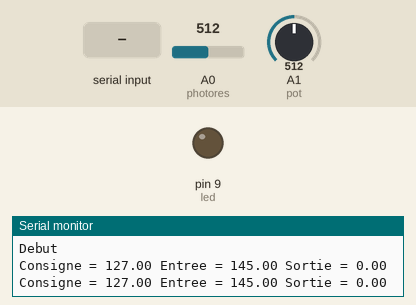
The sketch below on a simulated Arduino Uno, built with avr-gcc and run on an emulated ATmega328P. Shown: output pins drawn as LEDs (lit = HIGH), the last lines printed to the serial monitor. Inputs (shaded band) come from the test bench; at power-on: A1 (pot) = 512, A0 (photores) = 512.

Above: at 1.2 s.
1.3 s: A1 (pot) set to 571
2.8 s: A1 (pot) set to 594
At 5.27 s:
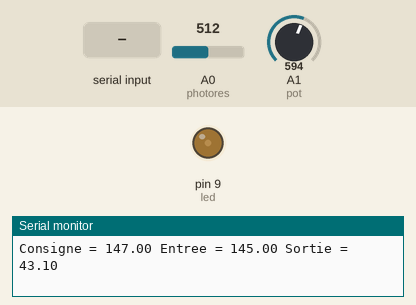
5.8 s: "90,45,200\n" received over Serial
8.8 s: "30,150,10\n" received over Serial
At 11.1 s:
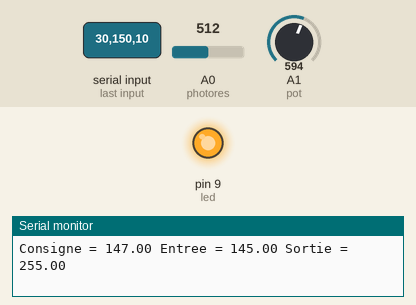
11.5 s: "0\n" received over Serial
At 14.3 s:
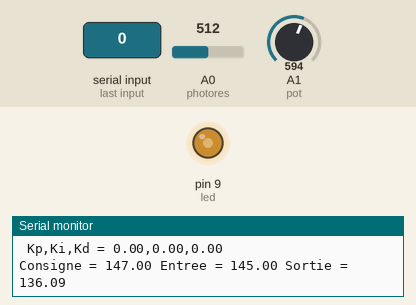
14.5 s: "90,45\n" received over Serial
At 17.0 s:
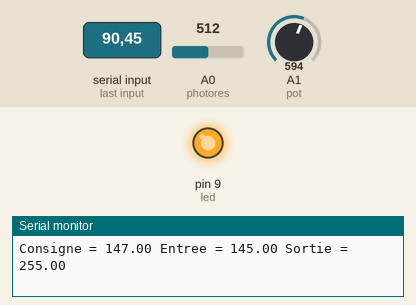
Timing chart, 0 to 18.2 s (numbered marks = the images above; inputs shaded):
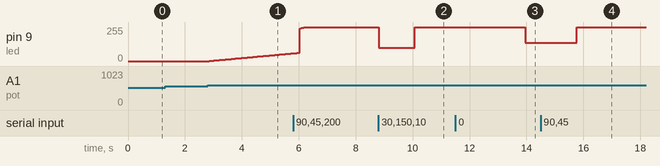

The sketch:

EXO_2_4_a.ino
```cpp
#include <PID_v1.h>
const int photores = A0; // entree photoresistance
const int pot = A1; // entree potentiometre
const int led = 9; // pin de la led
double lightLevel; // variable qui stocke le niveaue de lumière entran

// parametres de régulation
float Kp=0; // valeur initiale du gain proportionnel
float Ki=10; // valeur initiale du gain intégral
float Kd=0;  // valeur initiale du gain différentiel

double Consigne, Entree, Sortie;  //Variables pour stocker les valeurs
PID myPID(&Entree, &Sortie, &Consigne, Kp, Ki, Kd, DIRECT);

const int sampleRate = 1; // Variable qui détermine la vitesse à laquelle le PID tourne

// Parametrage de la communication
const long serialPing = 500; //Cela determine a quelle periode on ping la boucle (en ms)
unsigned long now = 0; //Cette variable sert à compter le temps
unsigned long lastMessage = 0; //Cette variable permet de garder une trace de quand notre boucle a communique avec le port serie pour la derniere fois

void setup(){
  lightLevel = analogRead(photores); //Lire le niveau
  Entree = map(lightLevel, 0, 1024, 0, 255); //Changer les amplitudes
  Consigne = map(analogRead(pot), 0, 1024, 0, 255);  //Lire la consigne
  Serial.begin(9600); //Commencer une communication via le port serie
  myPID.SetMode(AUTOMATIC);  //Demarrer la regulation PID
  myPID.SetSampleTime(sampleRate); //Regle la periode d'echantillonnage

  Serial.println("Debut"); // On commence
  lastMessage = millis(); // Marque du temps
}

void loop(){
  Consigne = map(analogRead(pot), 0, 1024, 0, 255); //Lire la consigne
  lightLevel = analogRead(photores); //Obtenir le niveau lumineux
  Entree = map(lightLevel, 0, 900, 0, 255); //En deduire l'entree
  myPID.Compute();  //Faire tourner la boucle PID
  analogWrite(led, Sortie);  //Ecrire la sortie du PID comme entree MLI de la LED

  now = millis(); // Marque du temps
  if(now - lastMessage > serialPing) {  // A commenter !!! si intervalle plus grand que celui de serialPing effectuer la boucle
    Serial.print("Consigne = ");
    Serial.print(Consigne);
    Serial.print(" Entree = ");
    Serial.print(Entree);
    Serial.print(" Sortie = ");
    Serial.print(Sortie);
    Serial.print("\n");
    if (Serial.available() > 0) { //Nous voulons mettre a jour Kp, Ki et Kd
      for (int x = 0; x < 4; x++) {
        switch (x) {
          case 0:
            Kp = Serial.parseFloat();
            break;
          case 1:
            Ki = Serial.parseFloat();
            break;
          case 2:
            Kd = Serial.parseFloat();
            break;
          case 3:
            for (int y = Serial.available(); y == 0; y--) {
              Serial.read();
            }
            break;
        }
      }
      Serial.print(" Kp,Ki,Kd = ");
      Serial.print(Kp);//On affiche les valeurs pour verifier qu'elles ont bien ete mises a jour
      Serial.print(",");
      Serial.print(Ki);//On affiche les valeurs pour verifier qu'elles ont bien ete mises a jour
      Serial.print(",");
      Serial.println(Kd);  //On affiche les valeurs pour verifier qu'elles ont bien ete mises a jour
      myPID.SetTunings(Kp, Ki, Kd); //On regle les nouveaux parametres du PID et on relance la regulation
    }

    lastMessage = now;
    //Marque du temps.
  }

}
```

Measured:
- the behaviour switches between 586 and 587 on A1 (pot) (found by bisection; images 0 and 1)
- after the input at 2.8 s, pin 9 (led): moves from 0/255 to 58/255 over 2.9 s, starting after 0.05 s
- after the input at 8.8 s, pin 9 (led): 255/255 → 100/255 at once, → 255/255 1.3 s later
- after the input at 11.5 s, pin 9 (led): 255/255 → 136/255 after 2.5 s
- after the input at 14.5 s, pin 9 (led): 136/255 → 255/255 after 1.3 s
